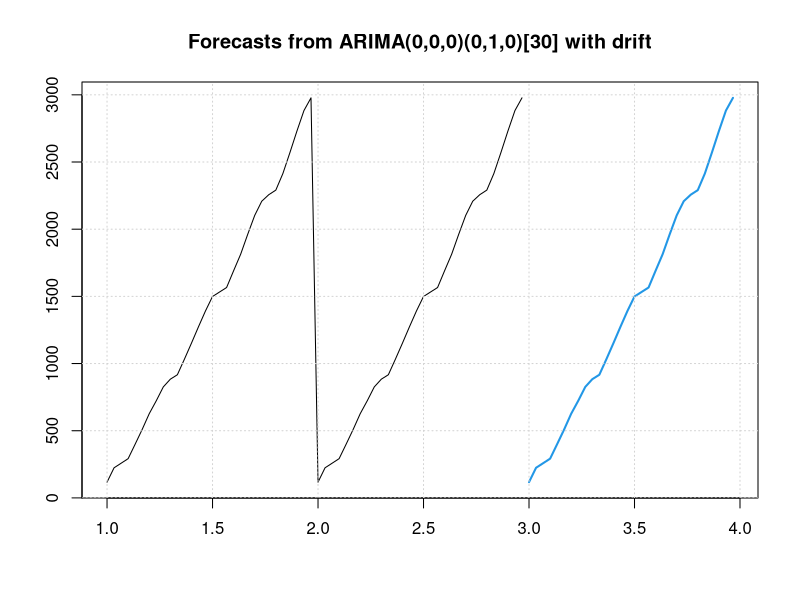

Recreate this plot in R.
install.packages("forecast")
library(forecast)
value <- c(117.2 , 224.2 , 258.0 , 292.1 , 400.1 , 509.9 , 626.8 , 722.9 , 826.1 , 883.6,916.6, 1032.1, 1151.2, 1273.4 ,1391.8, 1499.2, 1532.5 ,1565.9 ,1690.9, 1813.6,1961.4 ,2102.8 ,2208.2, 2256.8, 2290.8 ,2413.7, 2569.4 ,2730.3, 2882.9 ,2977.5, 117.2 , 224.2 , 258.0 , 292.1 , 400.1 , 509.9 , 626.8 , 722.9 , 826.1 , 883.6,916.6, 1032.1, 1151.2, 1273.4 ,1391.8, 1499.2, 1532.5 ,1565.9 ,1690.9, 1813.6,1961.4 ,2102.8 ,2208.2, 2256.8, 2290.8 ,2413.7, 2569.4 ,2730.3, 2882.9 ,2977.5)
sensor<-ts(value,frequency=30)#daily data of month,here only 2 month's data
fit <- auto.arima(sensor,D=1)
LH.pred <- forecast(fit,h=30)
plot(LH.pred)
grid()